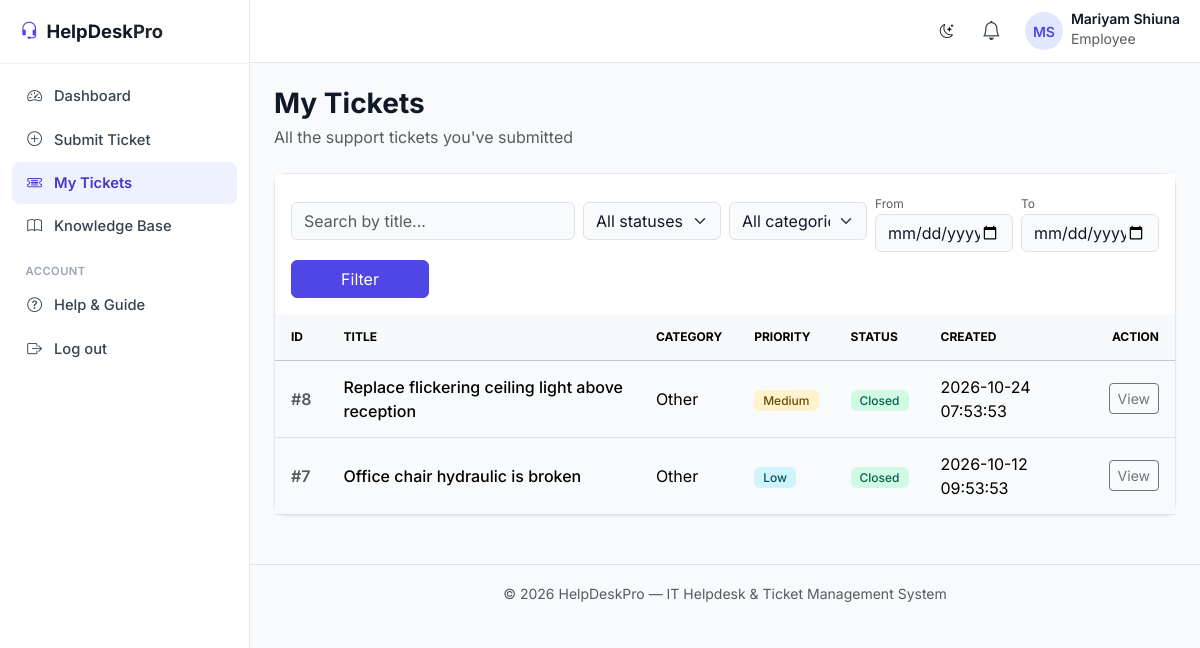
Screenshot of /employee/my_tickets.php (signed in) with the database file from the repository.
### tables this page shows
CREATE TABLE tickets (
    ticket_id INT AUTO_INCREMENT PRIMARY KEY,
    user_id INT NOT NULL,                      
    assigned_to INT NULL,                      
    department_id INT NULL,                    
    title VARCHAR(150) NOT NULL,
    description TEXT NOT NULL,
    category ENUM('Hardware', 'Software', 'Network', 'Other') DEFAULT 'Other',
    priority ENUM('Low', 'Medium', 'High') DEFAULT 'Medium',
    status ENUM('Open', 'In Progress', 'Closed') DEFAULT 'Open',
    escalated TINYINT(1) NOT NULL DEFAULT 0,   
    sla_due_at DATETIME NULL,                  
    attachment VARCHAR(255) NULL,
    created_at TIMESTAMP DEFAULT CURRENT_TIMESTAMP,
    updated_at TIMESTAMP DEFAULT CURRENT_TIMESTAMP ON UPDATE CURRENT_TIMESTAMP,
    FOREIGN KEY (user_id) REFERENCES users(user_id) ON DELETE CASCADE,
    FOREIGN KEY (assigned_to) REFERENCES users(user_id) ON DELETE SET NULL,
    FOREIGN KEY (department_id) REFERENCES departments(department_id) ON DELETE SET NULL
);

### employee/my_tickets.php (the view, shortened to what this page needs)
<?php
require_once __DIR__ . '/../includes/functions.php';
$user = current_user();
$search = trim($_GET['search'] ?? '');
$date_from = $_GET['date_from'] ?? '';
$date_to = $_GET['date_to'] ?? '';
$per_page = 15;
$page = max(1, (int) ($_GET['page'] ?? 1));
$where = "WHERE user_id = ?";
$params = [$user['user_id']];
$stmt = $pdo->prepare("SELECT COUNT(*) FROM tickets $where");
$stmt->execute($params);
$total_tickets = (int) $stmt->fetchColumn();
$total_pages = max(1, (int) ceil($total_tickets / $per_page));
$page = min($page, $total_pages);
$offset = ($page - 1) * $per_page;
$sql = "SELECT * FROM tickets $where ORDER BY created_at DESC LIMIT $per_page OFFSET $offset";
$stmt = $pdo->prepare($sql);
$stmt->execute($params);
$tickets = $stmt->fetchAll();
include __DIR__ . '/../includes/header.php';
?>
<div class="mb-4">
    <h1 class="h3 fw-bold mb-1">My Tickets</h1>
    <p class="text-muted mb-0">All the support tickets you've submitted</p>
</div>
<div class="card">
    <div class="card-header bg-white py-3 border-0">
        <form method="GET" class="row g-2 align-items-center">
            <div class="col-12 col-md-4">
                <input type="text" name="search" class="form-control" placeholder="Search by title..." value="<?= e($search) ?>">
            </div>
            <div class="col-6 col-md-2">
                <select name="status" class="form-select">
                    <option value="">All statuses</option>
                </select>
            </div>
            <div class="col-6 col-md-2">
                <select name="category" class="form-select">
                    <option value="">All categories</option>
                </select>
            </div>
            <div class="col-6 col-md-2">
                <label class="form-label fs-8 text-muted mb-0">From</label>
                <input type="date" name="date_from" class="form-control" value="<?= e($date_from) ?>">
            </div>
            <div class="col-6 col-md-2">
                <label class="form-label fs-8 text-muted mb-0">To</label>
                <input type="date" name="date_to" class="form-control" value="<?= e($date_to) ?>">
            </div>
            <div class="col-12 col-md-2 d-flex gap-2">
                <button type="submit" class="btn btn-primary flex-grow-1">Filter</button>
            </div>
        </form>
    </div>
    <div class="table-responsive">
        <table class="table table-hover align-middle mb-0">
            <thead class="table-light fs-8 text-uppercase">
                <tr>
                    <th>ID</th>
                    <th>Title</th>
                    <th>Category</th>
                    <th>Priority</th>
                    <th>Status</th>
                    <th>Created</th>
                    <th class="text-end">Action</th>
                </tr>
            </thead>
            <tbody>
            <?php foreach ($tickets as $t): ?>
                <tr>
                    <td class="fw-semibold text-muted">#<?= $t['ticket_id'] ?></td>
                    <td class="fw-medium"><?= e($t['title']) ?></td>
                    <td><?= e($t['category']) ?></td>
                    <td><?= priority_badge($t['priority']) ?></td>
                    <td><?= status_badge($t['status']) ?><?= escalated_badge($t['escalated']) ?></td>
                    <td><?= e($t['created_at']) ?></td>
                    <td class="text-end">
                        <a href="../ticket.php?id=<?= $t['ticket_id'] ?>" class="btn btn-sm btn-outline-secondary">View</a>
                    </td>
                </tr>
            <?php endforeach; ?>
            </tbody>
        </table>
    </div>
</div>
<?php include __DIR__ . '/../includes/footer.php'; ?>

### includes/functions.php (shortened to what this page needs)
<?php
function e($str) {
    return htmlspecialchars($str ?? '', ENT_QUOTES, 'UTF-8');
}
        ?>
        <?php
function status_badge($status) {
    $map = [
        'Open' => 'badge-open',
        'In Progress' => 'badge-progress',
        'Closed' => 'badge-closed',
    ];
    $class = $map[$status] ?? 'badge-open';
    return "<span class=\"badge $class\">" . e($status) . "</span>";
}
function priority_badge($priority) {
    $map = [
        'Low' => 'bg-info-subtle text-info-emphasis',
        'Medium' => 'bg-warning-subtle text-warning-emphasis',
        'High' => 'bg-danger-subtle text-danger',
    ];
    $class = $map[$priority] ?? 'bg-secondary-subtle text-secondary';
    return "<span class=\"badge $class\">" . e($priority) . "</span>";
}

### assets/css/style.css (style rules this page uses)
:root { --bs-primary: #4f46e5; --bs-primary-rgb: 79, 70, 229; --bs-body-font-family: 'Inter', system-ui, -apple-system, sans-serif; --bs-body-bg: #f9fafb; --bs-body-color: #111827; }
body { font-family: var(--bs-body-font-family); background-color: var(--bs-body-bg); color: var(--bs-body-color); }
.btn-primary { background-color: #4f46e5; border-color: #4f46e5; }
.card { border-radius: 0.75rem; border: 1px solid #e5e7eb; box-shadow: 0 1px 3px 0 rgba(0, 0, 0, 0.05); background-color: #ffffff; }
.card-header { border-bottom: 1px solid #f3f4f6; }
.table > :not(caption) > * > * { padding: 0.875rem 1rem; }
.badge { font-weight: 500; padding: 0.4em 0.75em; border-radius: 0.375rem; }
.badge-closed { background-color: #d1fae5; color: #065f46; }
.fs-8 { font-size: 0.75rem !important; }

### rows the page displays
tickets: ticket_id "8", title "Replace flickering ceiling light above reception", category "Other", priority "Medium", status "Closed", created_at "2026-10-24 07:53:53"
tickets: ticket_id "7", title "Office chair hydraulic is broken", category "Other", priority "Low", status "Closed", created_at "2026-10-12 09:53:53"

### other values shown
$initials ?: '?' "MS"
$nav_user['name'] "Mariyam Shiuna"
$nav_user['role'] "Employee"
